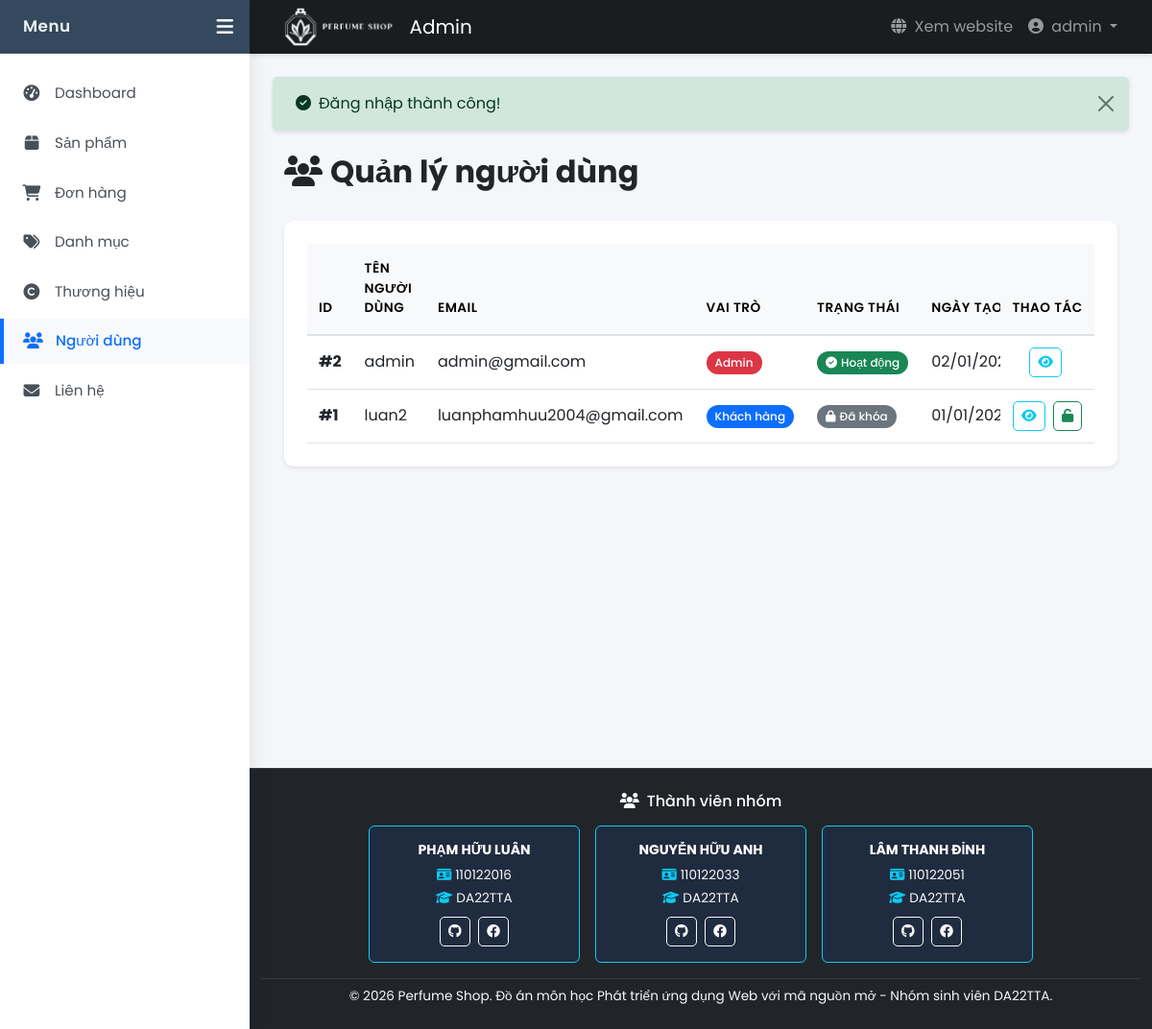
/views/admin/users/index.php (signed in), run on an earlier commit of the app's database.
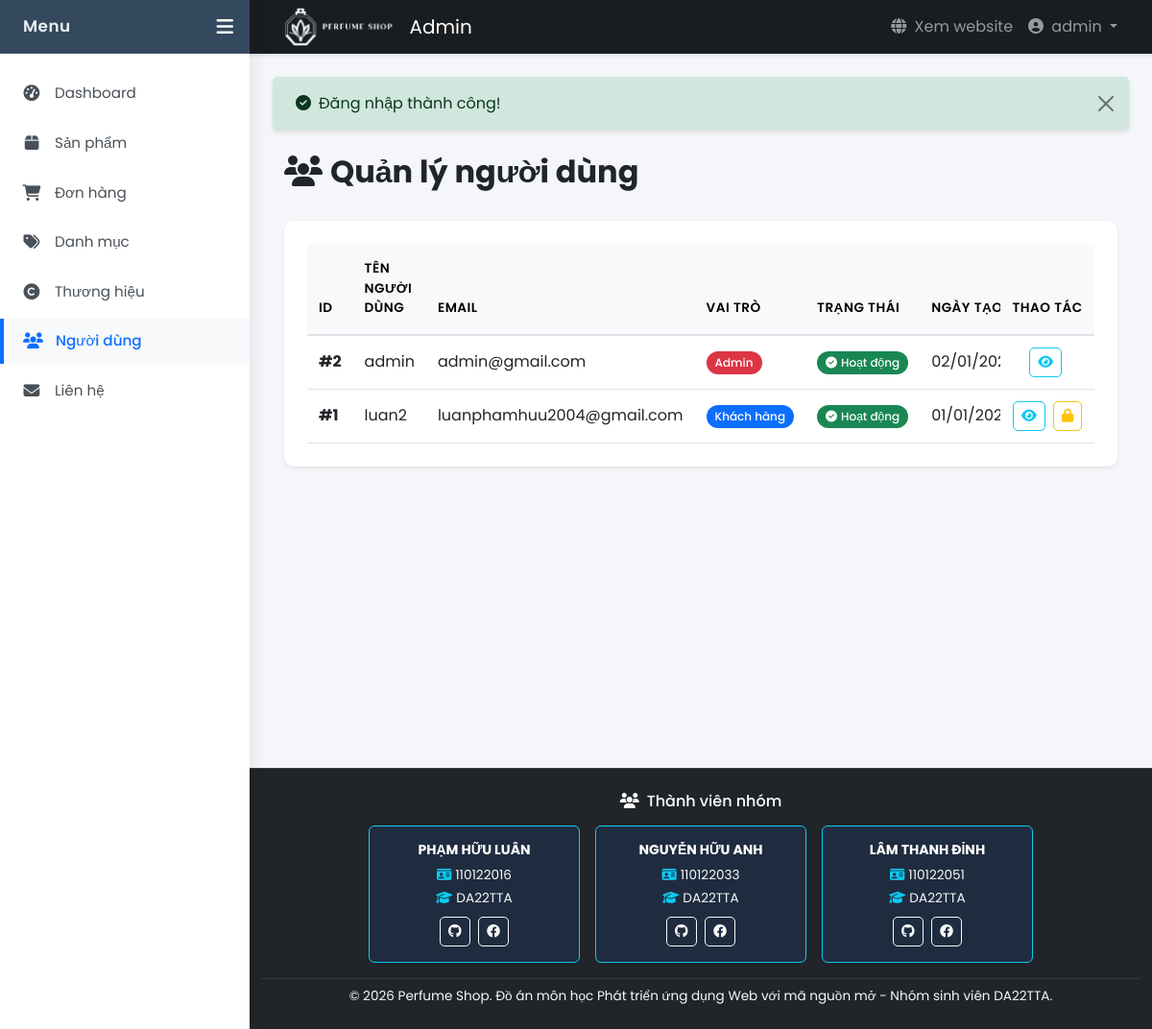
And on a later commit of the database.
### tables this page shows
CREATE TABLE `nguoi_dung` (
  `id` int(11) NOT NULL,
  `username` varchar(150) NOT NULL,
  `gioi_tinh` varchar(10) DEFAULT NULL,
  `ngay_sinh` date DEFAULT NULL,
  `email` varchar(150) NOT NULL,
  `password` varchar(255) NOT NULL,
  `vai_tro` varchar(20) DEFAULT 'khach_hang',
  `trang_thai` tinyint(4) DEFAULT 1,
  `ngay_tao` datetime DEFAULT current_timestamp(),
  `ngay_xoa` datetime DEFAULT NULL
);

### models/User.php (called while the page is built, shortened)
<?php
class User {
    private $conn;
    private $table = 'nguoi_dung';
    public function __construct() {
        $database = new Database();
        $this->conn = $database->connect();
    }
    public function getAllUsers($limit = 20, $offset = 0, $search = '') {
        $query = "SELECT id, username, email, gioi_tinh, ngay_sinh, vai_tro, trang_thai, ngay_tao, ngay_xoa
                  FROM {$this->table}
                  WHERE 1=1";
        $query .= " ORDER BY
                    CASE WHEN ngay_xoa IS NULL THEN 0 ELSE 1 END,
                    COALESCE(ngay_tao, FROM_UNIXTIME(0)) DESC,
                    id DESC
                    LIMIT ? OFFSET ?";
        $stmt = $this->conn->prepare($query);
        if ($search) {
            $search_param = "%{$search}%";
            $stmt->bind_param("ssii", $search_param, $search_param, $limit, $offset);
        } else {
            $stmt->bind_param("ii", $limit, $offset);
        }
        $stmt->execute();
        return $stmt->get_result()->fetch_all(MYSQLI_ASSOC);
    }
}
?>

### config/database.php (called while the page is built, shortened)
<?php
class Database {
    private $host = DB_HOST;
    private $user = DB_USER;
    private $pass = DB_PASS;
    private $dbname = DB_NAME;
    public function connect() {
        $this->conn = null;
        try {
            $this->conn = new mysqli($this->host, $this->user, $this->pass, $this->dbname);
            $this->conn->set_charset("utf8mb4");
        } catch (Exception $e) {
            echo "Lỗi kết nối: " . $e->getMessage();
        }
        return $this->conn;
    }
}
?>

### helpers/functions.php (called while the page is built, shortened)
<?php
function format_date($date) {
    return date('d/m/Y', strtotime($date));
}
?>

### views/admin/users/index.php (the view, shortened to what the changed rows need)
<?php
require_once __DIR__ . '/../../../helpers/functions.php';
require_once __DIR__ . '/../../../models/User.php';
$userModel = new User();
$page = isset($_GET['page']) ? max(1, intval($_GET['page'])) : 1;
$limit = 8;
$offset = ($page - 1) * $limit;
$users = $userModel->getAllUsers($limit, $offset);
include __DIR__ . '/../layout/header.php';
?>
<div class="container-fluid my-4">
    <div class="d-flex justify-content-between align-items-center mb-4">
        <h2 class="fw-bold"><i class="fas fa-users me-2"></i>Quản lý người dùng</h2>
    </div>
    <div class="card border-0 shadow-sm">
        <div class="card-body">
            <?php if (empty($users)): ?>
            <div class="text-center py-5 text-muted">
                <i class="fas fa-users fa-3x mb-3"></i>
                <p>Chưa có người dùng nào</p>
            </div>
            <?php else: ?>
            <div class="table-responsive">
                <table class="table table-hover align-middle table-sticky-action">
                    <thead class="table-light">
                        <tr>
                            <th>ID</th>
                            <th>Tên người dùng</th>
                            <th>Email</th>
                            <th>Vai trò</th>
                            <th>Trạng thái</th>
                            <th>Ngày tạo</th>
                            <th class="text-center sticky-action">Thao tác</th>
                        </tr>
                    </thead>
                    <tbody>
                        <?php foreach ($users as $user): ?>
                        <tr <?php echo $user['ngay_xoa'] ? 'class="table-secondary" style="opacity: 0.6;"' : ''; ?>>
                            <td><strong>#<?php echo $user['id']; ?></strong></td>
                            <td><?php echo htmlspecialchars($user['username'] ?? ''); ?></td>
                            <td><?php echo htmlspecialchars($user['email']); ?></td>
                            <td>
                                <?php if ($user['vai_tro'] === ROLE_ADMIN): ?>
                                    <span class="badge bg-danger">Admin</span>
                                <?php else: ?>
                                    <span class="badge bg-primary">Khách hàng</span>
                                <?php endif; ?>
                            </td>
                            <td>
                                <?php if ($user['ngay_xoa']): ?>
                                    <span class="badge bg-danger">
                                        <i class="fas fa-trash me-1"></i>Đã xóa
                                    </span>
                                <?php elseif ($user['trang_thai'] == 1): ?>
                                    <span class="badge bg-success">
                                        <i class="fas fa-check-circle me-1"></i>Hoạt động
                                    </span>
                                <?php else: ?>
                                    <span class="badge bg-secondary">
                                        <i class="fas fa-lock me-1"></i>Đã khóa
                                    </span>
                                <?php endif; ?>
                            </td>
                            <td><?php echo format_date($user['ngay_tao']); ?></td>
                            <td class="text-center sticky-action">
                                <button class="btn btn-sm btn-outline-info me-1 view-user"
                                        data-id="<?php echo $user['id']; ?>" title="Xem chi tiết">
                                    <i class="fas fa-eye"></i>
                                </button>
                                <?php if (!$user['ngay_xoa'] && $user['id'] !== $_SESSION['user_id']): ?>
                                    <button class="btn btn-sm btn-outline-<?php echo $user['trang_thai'] == 1 ? 'warning' : 'success'; ?> toggle-status"
                                            data-id="<?php echo $user['id']; ?>"
                                            data-status="<?php echo $user['trang_thai']; ?>"
                                            title="<?php echo $user['trang_thai'] == 1 ? 'Khóa tài khoản' : 'Mở khóa tài khoản'; ?>">
                                        <i class="fas fa-<?php echo $user['trang_thai'] == 1 ? 'lock' : 'unlock'; ?>"></i>
                                    </button>
                                <?php endif; ?>
                            </td>
                        </tr>
                        <?php endforeach; ?>
                    </tbody>
                </table>
            </div>
            <?php endif; ?>
        </div>
    </div>
</div>
<?php include __DIR__ . '/../layout/footer.php'; ?>

What changed in the data, as far as the page shows it:
changed nguoi_dung "luan2": trang_thai "Đã khóa" → "Hoạt động"
